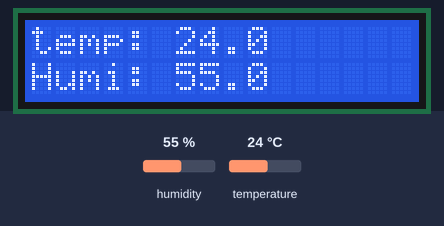
This sketch was run on a simulated Arduino Mega 2560, built with avr-gcc and run on an emulated ATmega2560. Parts: 16×2 character LCD. The inputs (shaded band) are chosen by the test bench; at power-on: humidity 55 %, temperature 24 °C.

Above: at 1.2 s.
1.3 s: humidity set to 22 %
At 2.7 s:
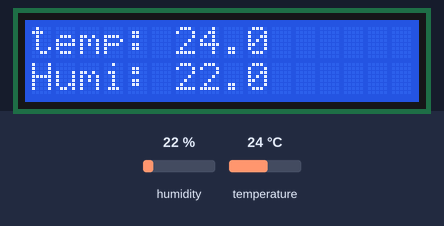
4.0 s: temperature set to 12 °C
At 5.2 s:
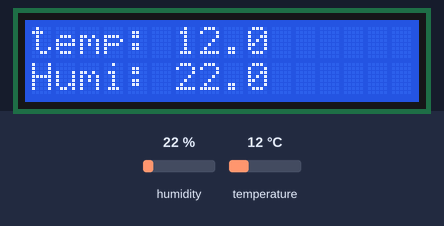
6.7 s: humidity set to 40 %
At 9.0 s:
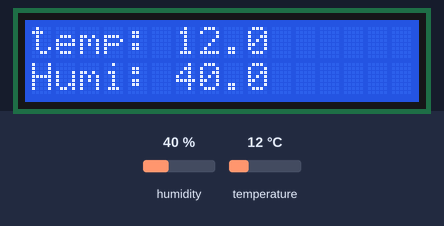
9.6 s: temperature set to 19 °C
At 11.5 s:
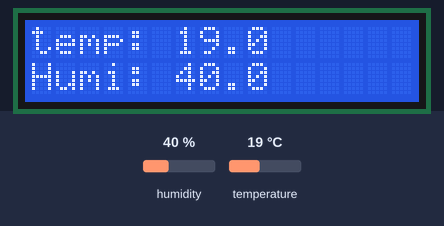
Timing chart, 0 to 13.0 s (numbered marks = the images above; inputs shaded):
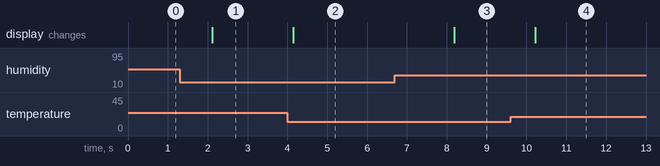

The sketch:

strech.ino
```cpp
#include <DHT.h>
#include <LiquidCrystal_I2C.h>
#define DHT_PIN 23
#define DHT_TYPE DHT22

LiquidCrystal_I2C lcd(0x27, 16, 2);
DHT dht(DHT_PIN, DHT_TYPE);

void setup() {
  dht.begin();
  lcd.init();
  lcd.backlight();
}

void loop() {
  float temperature = dht.readTemperature();
  float humidity = dht.readHumidity();

  if(isnan (temperature) || isnan (humidity)){
     lcd.clear();
     lcd.setCursor(0,0);
     lcd.print("error!");
   }else{
      lcd.setCursor(0,0);
      lcd.print("temp: ");
      lcd.print(temperature, 1);
      lcd.setCursor(0, 1);
      lcd.print("Humi: ");
      lcd.print(humidity, 1);
   }
  delay(2000);
}
```

Measured:
- after the input at 1.3 s, the display: changes after 0.82 s (image 1)
- after the input at 4.0 s, the display: changes after 0.14 s (image 2)
- after the input at 6.7 s, the display: changes after 1.5 s (image 3)
- after the input at 9.6 s, the display: changes after 0.62 s (image 4)
